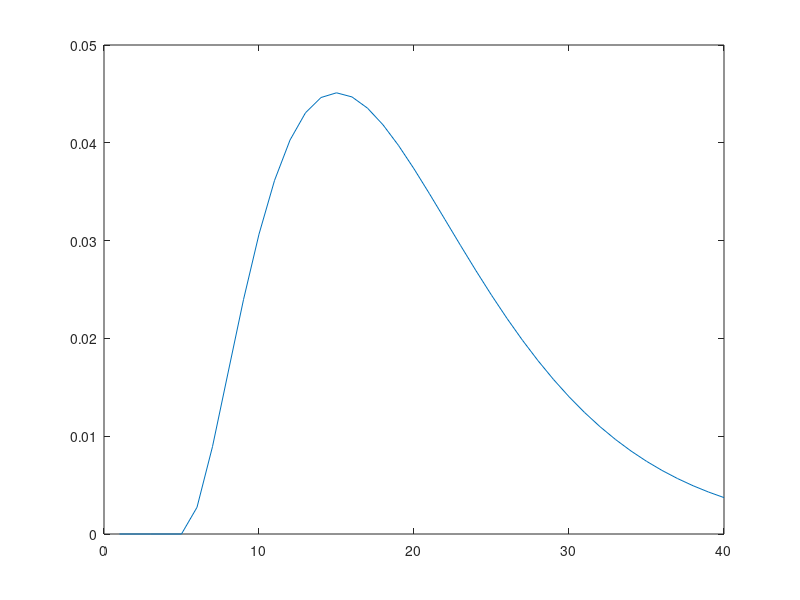

Recreate this plot in MATLAB.
function [  ] = try_poisson(  )

l = 0.2;
t0 = 5;
k = 2;
kf = 12;
sigmoid = @(x) 1./(1+exp(-x));
f = @(t) (l.*(t-t0)).^k .* exp(-l.*(t-t0)) .* sigmoid((1000*l).*(t-t0)) ./ kf;

figure;
% for k = 3:0.1:4
% for kf = 12:24
%     f = @(t) (l.*(t-t0)).^k .* exp(-l.*(t-t0)) ./ kf;
%     tt = 0:0.01:10;
%     plot(tt,f(tt)); hold on;
% end

tt = 1:1:40;
plot(tt,f(tt));
% plot(tt, sigmoid((1000*l).*(tt-t0)) );

end

